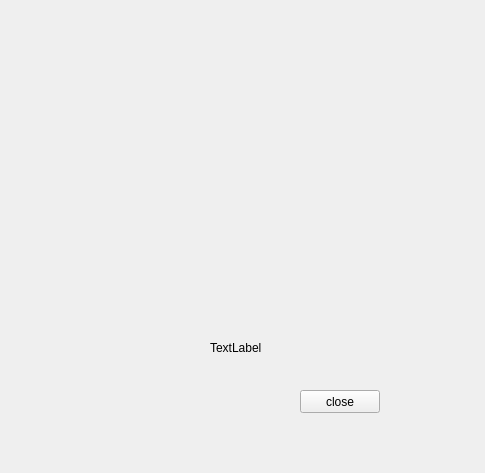
<?xml version="1.0" encoding="UTF-8"?>
<ui version="4.0">
 <class>Widget</class>
 <widget class="QWidget" name="Widget">
  <property name="geometry">
   <rect>
    <x>0</x>
    <y>0</y>
    <width>485</width>
    <height>473</height>
   </rect>
  </property>
  <property name="windowTitle">
   <string>MyFirstWidget</string>
  </property>
  <widget class="QLabel" name="label">
   <property name="geometry">
    <rect>
     <x>210</x>
     <y>340</y>
     <width>53</width>
     <height>15</height>
    </rect>
   </property>
   <property name="text">
    <string>TextLabel</string>
   </property>
  </widget>
  <widget class="QPushButton" name="pushButton">
   <property name="geometry">
    <rect>
     <x>300</x>
     <y>390</y>
     <width>80</width>
     <height>23</height>
    </rect>
   </property>
   <property name="text">
    <string>close</string>
   </property>
  </widget>
 </widget>
 <resources/>
 <connections>
  <connection>
   <sender>pushButton</sender>
   <signal>clicked()</signal>
   <receiver>Widget</receiver>
   <slot>close()</slot>
   <hints>
    <hint type="sourcelabel">
     <x>339</x>
     <y>401</y>
    </hint>
    <hint type="destinationlabel">
     <x>399</x>
     <y>299</y>
    </hint>
   </hints>
  </connection>
 </connections>
</ui>
